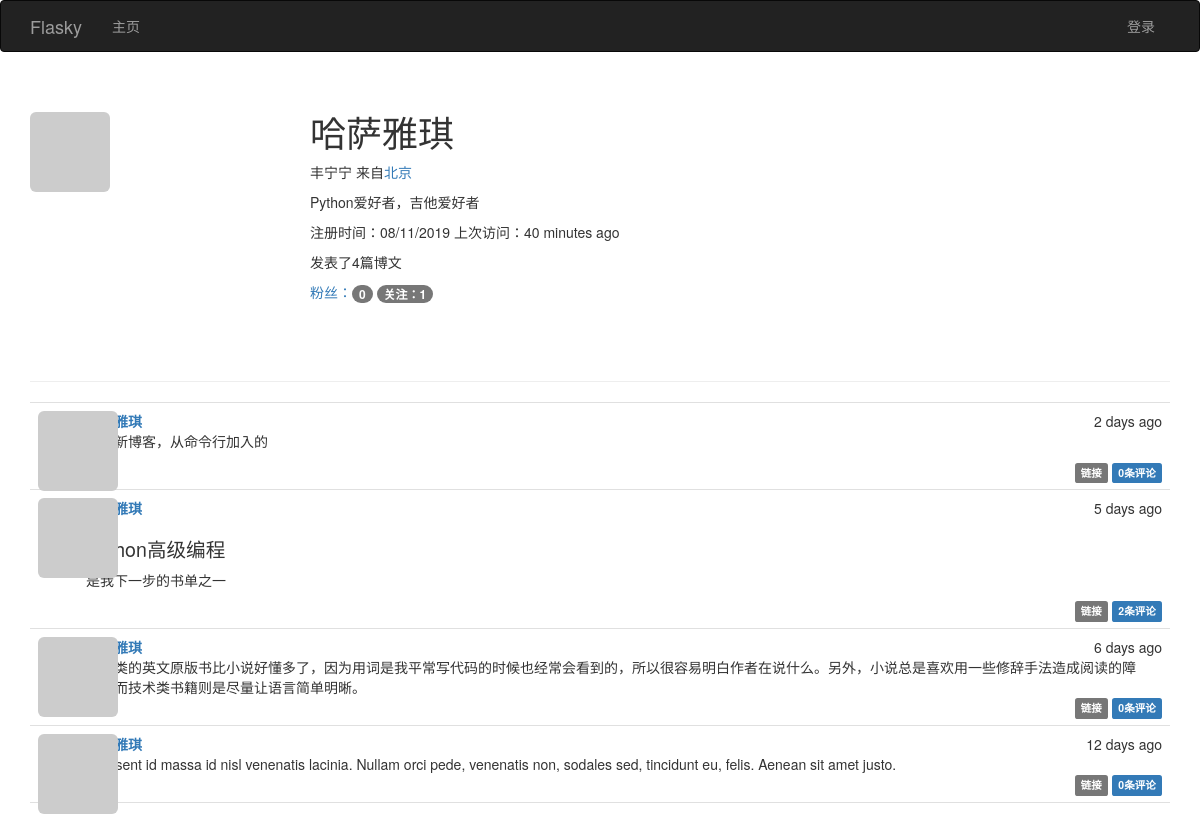
The page /user/哈萨雅琪 on the database its author committed.
### app/models.py (models this page shows, shortened)
class User(UserMixin,db.Model):
    __tablename__='users'
    id=db.Column(db.Integer,primary_key=True)
    email=db.Column(db.String(64),unique=True,index=True)
    username=db.Column(db.String(64),unique=True,index=True)
    password_hash=db.Column(db.String(128))
    role_id=db.Column(db.Integer,db.ForeignKey('roles.id'))
    confirmed=db.Column(db.Boolean,default=False)
    name=db.Column(db.String(64))
    location=db.Column(db.String(64))
    about_me=db.Column(db.Text())
    member_since=db.Column(db.DateTime(),default=datetime.utcnow)
    last_seen=db.Column(db.DateTime(),default=datetime.utcnow)
    avatar_hash=db.Column(db.String(32))
    posts=db.relationship('Post',backref='author',lazy='dynamic')
    followed=db.relationship('Follow',foreign_keys=[Follow.follower_id],backref=db.backref('follower',lazy='joined'),lazy='dynamic',cascade='all,delete-orphan')
    followers=db.relationship('Follow',foreign_keys=[Follow.followed_id],backref=db.backref('followed',lazy='joined'),lazy='dynamic',cascade='all,delete-orphan')
    comments=db.relationship('Comment',backref='author',lazy='dynamic')
    @property
    def password(self):
        '''设置了一个只写的动态属性'''
        raise AttributeError('password is not a readable attribute')
    def gravatar(self,size=100,default='identicon',rating='g'):
        if request.is_secure:
            url='https://secure.gravatar.com/avatar'
        else:
            url='http://www.gravatar.com/avatar'
        hash=self.avatar_hash or hashlib.md5(self.email.encode('utf-8')).hexdigest()
        return '{url}/{hash}?s={size}&d={default}&r={rating}'.format(url=url,hash=hash,size=size,default=default,rating=rating)

class Post(db.Model):
    __tablename__='posts'
    id=db.Column(db.Integer,primary_key=True)
    body=db.Column(db.Text)
    timestamp=db.Column(db.DateTime,index=True,default=datetime.utcnow)
    author_id=db.Column(db.Integer,db.ForeignKey('users.id'))
    body_html=db.Column(db.Text)
    comments=db.relationship('Comment',backref='post',lazy='dynamic')

### app/main/views.py (the view)
@main.route('/user/<username>')
def user(username):
    user=User.query.filter_by(username=username).first()
    if user is None:
        abort(404)
    posts=user.posts.order_by(Post.timestamp.desc()).all()
    return render_template('user.html',user=user,posts=posts)

### app/auth/views.py (called while the page is built)
@auth.before_app_request
def before_request():
    if current_user.is_authenticated:
        current_user.ping()
        if not current_user.confirmed and request.endpoint[:5]!='auth.' and request.endpoint!='static':
            return redirect(url_for('auth.unconfirmed'))

### app/main/__init__.py (called while the page is built)
@main.app_context_processor
def inject_permissions():
    return dict(Permission=Permission)

### app/main/views.py (called while the page is built)
@main.after_app_request
def after_request(response):
    for query in get_debug_queries():
        if query.duration>=current_app.config['FLASKY_SLOW_DB_QUERY_TIME']:
            current_app.logger.warning(
                'Slow query:%s\nParameters:%s\nDuration:%fs\nContext:%s\n'%
                (query.statement,query.parameters,query.duration,query.context))
    return response

### app/models.py (called while the page is built)
    def can(self,permissions):
        return False

    def is_administrator(self):
        return False

### app/templates/user.html (shortened to what this page needs)
{% extends 'base.html'%}
{%block page_content%}
<div class='page-header'>
        <img src="{{user.gravatar(size=256)}}" class='img-rounded profile-thumbnail'>
    <div class='profile-header'>
        <h1>{{user.username}}</h1>
        {%if user.name or user.location%}
        <p>
            {%if user.name%}{{user.name}}{%endif%}
            {%if user.location%}
            来自<a href="http://maps.google.com/?q={{user.location}}">{{user.location}}</a>
            {%endif%}
        </p>
        {%endif%}
        {%if user.about_me%}<p>{{user.about_me}}</p>{%endif%}
        <p>
            注册时间：{{moment(user.member_since).format('L')}}
            上次访问：{{moment(user.last_seen).fromNow()}}
        </p>
        <p>
            发表了{{user.posts.count()}}篇博文
        </p>
        <p>
            <a href="{{url_for('main.followers',username=user.username)}}">粉丝：<span class='badge'>{{user.followers.count()-1}}</span></a>
            <a href="{{url_for('main.followed_by',username=user.username)}}"><span class='badge'>关注：{{user.followed.count()-1}}</span></a>
        </p>
    </div>
</div>
{% include '_posts.html'%}
{%endblock page_content%}

### app/templates/base.html (shortened to what this page needs)
{% extends 'bootstrap/base.html'%}
{% block head%}
{{super()}}
<link rel="stylesheet" href="{{url_for('static',filename='css/styles.css')}}">
{% endblock head%}
{% block navbar%}
<div class='navbar navbar-inverse' role='navigation'>
    <div class='container'>
        <div class='navbar-header'>
            <a href="/" class='navbar-brand'>Flasky</a>
        </div>
        <div class='navbar-collapse collapse'>
            <ul class='nav navbar-nav'>
                <li><a href="/">主页</a></li>
            </ul>
            <ul class='nav navbar-nav navbar-right'>
                {% if current_user.is_authenticated%}
                <li class='dropdown'>
                    <a href="#" class='dropdown-toggle' data-toggle="dropdown">
                        <img src="{{current_user.gravatar(size=18)}}" >
                        我的账号<b class='caret'></b>
                    </a>
                    <ul class='dropdown-menu'>
                        <li><a href="{{url_for('auth.change_password')}}">修改密码</a></li>
                        <li><a href="{{url_for('auth.change_email_request')}}">修改邮箱</a></li>
                        <li><a href="{{url_for('auth.logout')}}">退出</a></li>
                    </ul>
                </li>
                {%else%}
                <li><a href="{{url_for('auth.login')}}">登录</a></li>
                {%endif%}
            </ul>
        </div>
    </div>
</div>
{% endblock navbar%}
{%block content%}
<div class='container'>
    {%block page_content%}{%endblock page_content%}
</div>
{%endblock content%}

### app/templates/_posts.html (shortened to what this page needs)
<ul class='posts'>
    {%for post in posts%}
    <li class='post'>
        <div class='post-thumbnail'>
            <a href="{{url_for('main.user',username=post.author.username)}}">
                <img src="{{post.author.gravatar(size=40)}}" class='img-rounded profile-thumbnail'>
            </a>
        </div>
        <div class='post-content'>
            <div class='post-date'>
                {{moment(post.timestamp).fromNow()}}
            </div>
            <div class='post-author'>
                <a href="{{url_for('main.user',username=post.author.username)}}">{{post.author.username}}</a>
            </div>
            <div class='post-body'>
                {%if post.body_html%}
                {{post.body_html|safe}}
                {%else%}
                {{post.body}}
                {%endif%}
            </div>
            <div class='post-footer'>
                <a href="{{url_for('main.post',id=post.id)}}">
                    <span class='label label-default'>链接</span>
                </a>
                <a href="{{url_for('main.post',id=post.id)}}#comments">
                    <span class='label label-primary'>{{post.comments.count()}}条评论</span>
                </a>
            </div>
        </div>
    </li>
    {%endfor%}
</ul>

### app/static/css/styles.css (style rules this page uses)
.profile-thumbnail { position: absolute; }
.profile-header { min-height: 260px; margin-left: 280px; }
ul.posts { list-style-type: none; padding: 0px; margin: 16px 0px 0px 0px; border-top: 1px solid #e0e0e0; }
ul.posts li.post { padding: 8px; border-bottom: 1px solid #e0e0e0; }
div.post-date { float: right; }
div.post-author { font-weight: bold; }
div.post-thumbnail { position: absolute; }
div.post-content { margin-left: 48px; min-height: 48px; }
div.post-footer { text-align: right; }
.post-body h1 { font-size: 140%; }

### rows shown on the page
User: username "哈萨雅琪", name "丰宁宁", location "北京", about_me "Python爱好者，吉他爱好者", member_since "08/11/2019", last_seen "40 minutes ago"
Post: timestamp "2 days ago", body_html "这是新博客，从命令行加入的", comments.count "0"
Post: timestamp "5 days ago", body_html "Python高级编程 是我下一步的书单之一", comments.count "2"
Post: timestamp "6 days ago", body "技术类的英文原版书比小说好懂多了，因为用词是我平常写代码的时候也经常会看到的，所以很容易明白作者在说什么。另外，小说总是喜欢用一些修辞手法造成阅读的障碍，而技术类书籍则是尽量让语言简单明晰。", comments.count "0"
Post: timestamp "12 days ago", body "Praesent id massa id nisl venenatis lacinia. Nullam orci pede, venenatis non, sodales sed, tincidunt eu, felis. Aenean sit amet justo.", comments.count "0"

### other values the page prints
{{ user.posts.count() }} "4"
{{ user.followers.count()-1 }} "0"
{{ user.followed.count()-1 }} "1"
